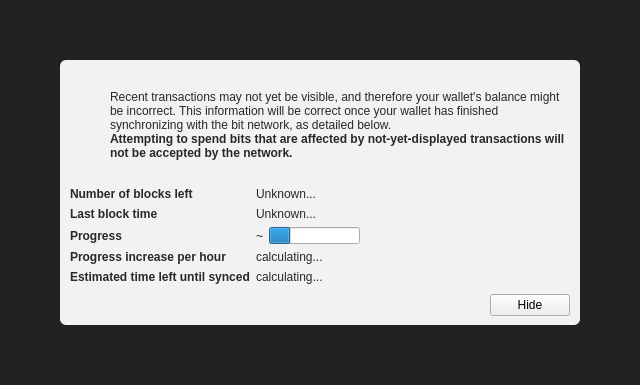
<?xml version="1.0" encoding="UTF-8"?>
<ui version="4.0">
 <class>ModalOverlay</class>
 <widget class="ModalOverlay" name="ModalOverlay">
  <property name="geometry">
   <rect>
    <x>0</x>
    <y>0</y>
    <width>640</width>
    <height>385</height>
   </rect>
  </property>
  <property name="windowTitle">
   <string>Form</string>
  </property>
  <layout class="QVBoxLayout" name="verticalLayout" stretch="0">
   <property name="sizeConstraint">
    <enum>QLayout::SetDefaultConstraint</enum>
   </property>
   <property name="leftMargin">
    <number>0</number>
   </property>
   <property name="topMargin">
    <number>0</number>
   </property>
   <property name="rightMargin">
    <number>0</number>
   </property>
   <property name="bottomMargin">
    <number>0</number>
   </property>
   <item>
    <widget class="QWidget" name="bgWidget" native="true">
     <property name="styleSheet">
      <string notr="true">#bgWidget { background: rgba(0,0,0,220); }</string>
     </property>
     <layout class="QVBoxLayout" name="verticalLayoutMain" stretch="1">
      <property name="leftMargin">
       <number>60</number>
      </property>
      <property name="topMargin">
       <number>60</number>
      </property>
      <property name="rightMargin">
       <number>60</number>
      </property>
      <property name="bottomMargin">
       <number>60</number>
      </property>
      <item>
       <widget class="QWidget" name="contentWidget" native="true">
        <property name="styleSheet">
         <string notr="true">#contentWidget { background: rgba(255,255,255,240); border-radius: 6px; }

QLabel { color: rgb(40,40,40);  }</string>
        </property>
        <layout class="QVBoxLayout" name="verticalLayoutSub" stretch="1,0,0,0">
         <property name="spacing">
          <number>0</number>
         </property>
         <property name="leftMargin">
          <number>10</number>
         </property>
         <property name="topMargin">
          <number>10</number>
         </property>
         <property name="rightMargin">
          <number>10</number>
         </property>
         <property name="bottomMargin">
          <number>10</number>
         </property>
         <item>
          <layout class="QHBoxLayout" name="horizontalLayoutIconText" stretch="0,1">
           <property name="topMargin">
            <number>20</number>
           </property>
           <item>
            <layout class="QVBoxLayout" name="verticalLayoutIcon">
             <property name="leftMargin">
              <number>0</number>
             </property>
             <item>
              <widget class="QPushButton" name="warningIcon">
               <property name="enabled">
                <bool>false</bool>
               </property>
               <property name="text">
                <string/>
               </property>
               <property name="icon">
                <iconset>
                 <normaloff>:/icons/warning</normaloff>
                 <disabledoff>:/icons/warning</disabledoff>:/icons/warning</iconset>
               </property>
               <property name="iconSize">
                <size>
                 <width>48</width>
                 <height>48</height>
                </size>
               </property>
               <property name="flat">
                <bool>true</bool>
               </property>
              </widget>
             </item>
             <item>
              <spacer name="verticalSpacerWarningIcon">
               <property name="orientation">
                <enum>Qt::Vertical</enum>
               </property>
               <property name="sizeHint" stdset="0">
                <size>
                 <width>20</width>
                 <height>40</height>
                </size>
               </property>
              </spacer>
             </item>
            </layout>
           </item>
           <item>
            <layout class="QVBoxLayout" name="verticalLayoutInfoText">
             <property name="leftMargin">
              <number>0</number>
             </property>
             <property name="topMargin">
              <number>0</number>
             </property>
             <item>
              <widget class="QLabel" name="infoText">
               <property name="text">
                <string>Recent transactions may not yet be visible, and therefore your wallet's balance might be incorrect. This information will be correct once your wallet has finished synchronizing with the bit network, as detailed below.</string>
               </property>
               <property name="textFormat">
                <enum>Qt::RichText</enum>
               </property>
               <property name="wordWrap">
                <bool>true</bool>
               </property>
              </widget>
             </item>
             <item>
              <widget class="QLabel" name="infoTextStrong">
               <property name="font">
                <font>
                 <weight>75</weight>
                 <bold>true</bold>
                </font>
               </property>
               <property name="text">
                <string>Attempting to spend bits that are affected by not-yet-displayed transactions will not be accepted by the network.</string>
               </property>
               <property name="textFormat">
                <enum>Qt::RichText</enum>
               </property>
               <property name="wordWrap">
                <bool>true</bool>
               </property>
              </widget>
             </item>
             <item>
              <spacer name="verticalSpacerInTextSpace">
               <property name="orientation">
                <enum>Qt::Vertical</enum>
               </property>
               <property name="sizeHint" stdset="0">
                <size>
                 <width>20</width>
                 <height>40</height>
                </size>
               </property>
              </spacer>
             </item>
            </layout>
           </item>
          </layout>
         </item>
         <item>
          <spacer name="verticalSpacerAfterText">
           <property name="orientation">
            <enum>Qt::Vertical</enum>
           </property>
           <property name="sizeHint" stdset="0">
            <size>
             <width>20</width>
             <height>40</height>
            </size>
           </property>
          </spacer>
         </item>
         <item>
          <layout class="QFormLayout" name="formLayout">
           <property name="fieldGrowthPolicy">
            <enum>QFormLayout::FieldsStayAtSizeHint</enum>
           </property>
           <property name="horizontalSpacing">
            <number>6</number>
           </property>
           <property name="verticalSpacing">
            <number>6</number>
           </property>
           <property name="topMargin">
            <number>10</number>
           </property>
           <item row="0" column="0">
            <widget class="QLabel" name="labelNumberOfBlocksLeft">
             <property name="font">
              <font>
               <weight>75</weight>
               <bold>true</bold>
              </font>
             </property>
             <property name="text">
              <string>Number of blocks left</string>
             </property>
            </widget>
           </item>
           <item row="0" column="1">
            <widget class="QLabel" name="numberOfBlocksLeft">
             <property name="text">
              <string>Unknown...</string>
             </property>
            </widget>
           </item>
           <item row="1" column="0">
            <widget class="QLabel" name="labelLastBlockTime">
             <property name="font">
              <font>
               <weight>75</weight>
               <bold>true</bold>
              </font>
             </property>
             <property name="text">
              <string>Last block time</string>
             </property>
            </widget>
           </item>
           <item row="1" column="1">
            <widget class="QLabel" name="newestBlockDate">
             <property name="sizePolicy">
              <sizepolicy hsizetype="Maximum" vsizetype="Preferred">
               <horstretch>0</horstretch>
               <verstretch>0</verstretch>
              </sizepolicy>
             </property>
             <property name="text">
              <string>Unknown...</string>
             </property>
            </widget>
           </item>
           <item row="2" column="0">
            <widget class="QLabel" name="labelSyncDone">
             <property name="font">
              <font>
               <weight>75</weight>
               <bold>true</bold>
              </font>
             </property>
             <property name="text">
              <string>Progress</string>
             </property>
            </widget>
           </item>
           <item row="2" column="1">
            <layout class="QHBoxLayout" name="horizontalLayoutSync" stretch="0,1">
             <item>
              <widget class="QLabel" name="percentageProgress">
               <property name="text">
                <string notr="true">~</string>
               </property>
              </widget>
             </item>
             <item>
              <widget class="QProgressBar" name="progressBar">
               <property name="value">
                <number>24</number>
               </property>
               <property name="format">
                <string/>
               </property>
              </widget>
             </item>
            </layout>
           </item>
           <item row="4" column="0">
            <widget class="QLabel" name="labelProgressIncrease">
             <property name="font">
              <font>
               <weight>75</weight>
               <bold>true</bold>
              </font>
             </property>
             <property name="text">
              <string>Progress increase per hour</string>
             </property>
            </widget>
           </item>
           <item row="4" column="1">
            <widget class="QLabel" name="progressIncreasePerH">
             <property name="text">
              <string>calculating...</string>
             </property>
            </widget>
           </item>
           <item row="5" column="0">
            <widget class="QLabel" name="labelEstimatedTimeLeft">
             <property name="font">
              <font>
               <weight>75</weight>
               <bold>true</bold>
              </font>
             </property>
             <property name="text">
              <string>Estimated time left until synced</string>
             </property>
            </widget>
           </item>
           <item row="5" column="1">
            <widget class="QLabel" name="expectedTimeLeft">
             <property name="text">
              <string>calculating...</string>
             </property>
            </widget>
           </item>
          </layout>
         </item>
         <item>
          <layout class="QHBoxLayout" name="horizontalLayoutButtons">
           <property name="leftMargin">
            <number>10</number>
           </property>
           <property name="topMargin">
            <number>10</number>
           </property>
           <item>
            <spacer name="horizontalSpacer">
             <property name="orientation">
              <enum>Qt::Horizontal</enum>
             </property>
             <property name="sizeHint" stdset="0">
              <size>
               <width>40</width>
               <height>20</height>
              </size>
             </property>
            </spacer>
           </item>
           <item>
            <widget class="QPushButton" name="closeButton">
             <property name="text">
              <string>Hide</string>
             </property>
            </widget>
           </item>
          </layout>
         </item>
        </layout>
       </widget>
      </item>
     </layout>
    </widget>
   </item>
  </layout>
 </widget>
 <customwidgets>
  <customwidget>
   <class>ModalOverlay</class>
   <extends>QWidget</extends>
   <header>modaloverlay.h</header>
   <container>1</container>
  </customwidget>
 </customwidgets>
 <resources/>
 <connections/>
</ui>
